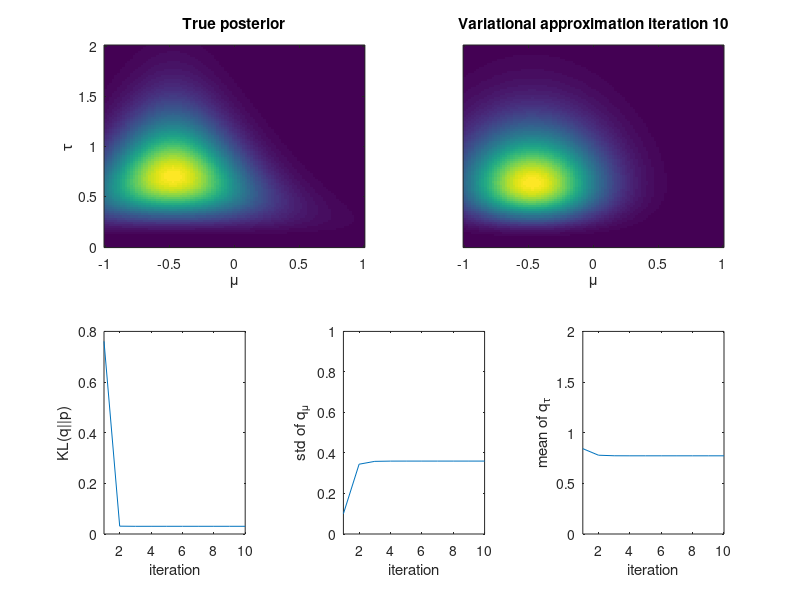

Write the MATLAB code that produced this figure.
% Bishop Section 10.1.3
% Implemented by Weiji Ma 20140508

clear all; close all;

variational = 1; % Set to 1 if you want the variational approximation

la0 = 0;
mu0 = 0;
a0 = 0;
b0 = 0;

x = randn(1,10);
xm = mean(x);
N = length(x);

mu = linspace(-1,1,100);
tau = linspace(0,2,101);
[M,T] = meshgrid(mu, tau);

% True posterior
aN = a0 + N/2;
muN = (N*xm+la0*mu0)/(N+la0);
b = b0 + sum((x-xm).^2)/2 + N*la0/2/(N+la0) * (xm-mu0)^2;

factor1 = sqrt((N+la0)*T) .* exp(-(N+la0)*T/2.*(M-muN).^2);
factor2 = T.^(aN-1) .* exp(-T * b);

posterior = factor1 .* factor2;
posterior = posterior/sum(sum(posterior));

if ~variational
    figure;
    imagesc(mu, tau, posterior); axis xy;
    xlabel('\mu'); ylabel('\tau')
    h = colorbar; set(get(h,'title'),'string','posterior');
end

% Variational approximation
if variational
    maxiter = 10;
    
    KL = NaN(1,maxiter);
    lavec = NaN(1,maxiter);
    bvec = NaN(1,maxiter);
    
    Etau= 10;
    aN = a0 + (N+1)/2;
    
    figure;
    for i = 1:maxiter
        i
        subplot(2,11,1:5);
        imagesc(mu, tau, posterior); axis xy; title('True posterior')
        xlabel('\mu'); ylabel('\tau')
        
        laN = (la0+N) * Etau;
        Emu2 = muN^2 + 1/laN;
        bN = b0 + sum(x.^2)/2 + la0*mu0^2/2 + (N+la0)*Emu2/2 - muN *(N*xm + la0*mu0);
        Etau = aN/bN;
        
        q_mu = sqrt(laN) .* exp(-laN/2.*(M-muN).^2);
        q_tau = T.^(aN-1) .* exp(-T * bN);
        q = q_mu .* q_tau;
        q = q/sum(sum(q));
        
        subplot(2,11,7:11);
        imagesc(mu, tau, q); axis xy; title(['Variational approximation iteration ' num2str(i)])
        xlabel('\mu'); set(gca,'ytick',[]')
        pause(0.5)
        
        bvec(i) = bN;
        lavec(i) = laN;
        KL(i) = sum(sum(q .* log((q+realmin)./(posterior+realmin)))); % realmin to avoid divergences; KL is just for visualization
        
        subplot(2,11,12:14);
        plot(1:maxiter, KL); ylabel('KL(q||p)'); xlabel('iteration')
        xlim([1 maxiter])
        subplot(2,11,16:18);
        plot(1:maxiter, 1./sqrt(lavec)); ylabel('std of q_{\mu}'); xlabel('iteration')
        axis([1 maxiter 0 1])
        subplot(2,11,20:22);
        plot(1:maxiter, aN./bvec); ylabel('mean of q_{\tau}'); xlabel('iteration')
        axis([1 maxiter 0 2]);
    end
    
end